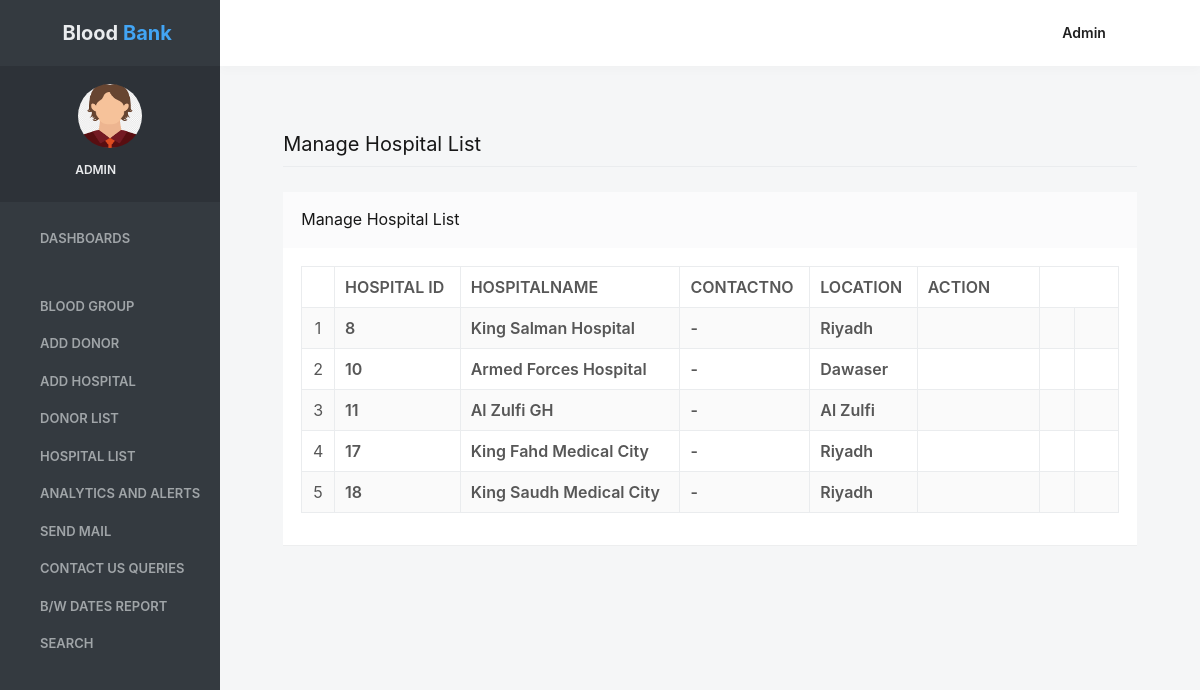
The page /hospitallist (signed in) on the database its author committed.
### bloodbank/models.py (models this page shows, shortened)
class Hospital(models.Model):
    HospitalName = models.CharField(max_length=100)
    ContactNo = models.CharField(max_length=15)
    Location = models.CharField(max_length=300, null=True)
    Aplus= models.CharField(max_length=10)
    Aminus = models.CharField(max_length=10)
    Bplus = models.CharField(max_length=10)
    Bminus = models.CharField(max_length=10)
    ABplus = models.CharField(max_length=10)
    ABminus = models.CharField(max_length=10)
    Oplus= models.CharField(max_length=10)
    Ominus = models.CharField(max_length=10)

### bloodbank/views.py (the view)
# urls.py: path('hospitallist',hospitallist, name='hospitallist'),
def hospitallist(request):
    if not request.user.is_authenticated:
        return redirect('login')
    hospital = Hospital.objects.all()
    d = {'hospital': hospital}
    return render(request, 'hospitallist.html', d)

### bloodbank/templates/hospitallist.html (shortened to what this page needs)
{% load static %}
{% block body %}
<html lang="en" class="no-focus">
    <head>
       <link rel="stylesheet" href="{% static 'adminassets/js/plugins/datatables/dataTables.bootstrap4.min.css' %}">
        <link rel="stylesheet" id="css-main" href="{% static 'adminassets/css/codebase.min.css' %}">
    </head>
    <body>
        <div id="page-container" class="sidebar-o sidebar-inverse side-scroll page-header-fixed main-content-narrow">
          {% include 'sidebar.html' %}
            {% include 'admin_nav.html' %}
            <main id="main-container">
                <div class="content">
                    <h2 class="content-heading">Manage Hospital List</h2>
                    <div class="block">
                        <div class="block-header block-header-default">
                            <h3 class="block-title">Manage Hospital List</h3>
                        </div>
                        <div class="block-content block-content-full">
                            <table class="table table-bordered table-striped table-vcenter js-dataTable-full-pagination">
                                <thead>
                                    <tr>
                                        <th class="text-center"></th>
                                        <th>Hospital ID</th>
                                        <th class="d-none d-sm-table-cell">HospitalName</th>
                                        <th class="d-none d-sm-table-cell">ContactNo</th>
                                        <th class="d-none d-sm-table-cell">Location</th>
                                        <th class="d-none d-sm-table-cell" style="width: 15%;">Action</th>
                                       </tr>
                                </thead>
                                <tbody>
 {% for i in hospital %}
                                    <tr>
                                        <td class="text-center">{{forloop.counter}}</td>
                                        <td class="font-w600">{{i.id}}</td>
                                        <td class="font-w600">{{i.HospitalName}}</td>
                                        <td class="font-w600">{{i.ContactNo}}</td>
                                        <td class="font-w600">{{i.Location}}</td>
                                         <td class="d-none d-sm-table-cell"><a href="{% url 'delete_hospital' i.id %}" onclick="return confirm('Do you really want to Delete ?');"><i class="fa fa-trash fa-delete" aria-hidden="true"></i></a></td>
                                         <td class="d-none d-sm-table-cell"><a href="{% url 'view_hospitaldetail' i.id %}"><i class="fa fa-eye" aria-hidden="true"></i></a></td>
                                         <td class="d-none d-sm-table-cell"><a href="{% url 'edit_hospital' i.id %}"><i class="fa fa-pencil fa-fw" aria-hidden="true"></i></a></td>
                                    </tr>
                                    {% endfor %}
                                </tbody>
                            </table>
                        </div>
                    </div>
                </div>
            </main>
        </div>
    </body>
</html>
{% endblock %}

### bloodbank/templates/sidebar.html (shortened to what this page needs)
{% load static %}
   <nav id="sidebar">
                <div id="sidebar-scroll">
                    <div class="sidebar-content">
                        <div class="content-header content-header-fullrow px-15">
                            <div class="content-header-section text-center align-parent sidebar-mini-hidden">
                                <div class="content-header-item">
                                    <a class="link-effect font-w700" href="{% url 'admin_home' %}">
                                        <i class="si si-fire text-primary"></i>
                                        <span class="font-size-xl text-dual-primary-dark">Blood </span><span class="font-size-xl text-primary">Bank</span>
                                    </a>
                                </div>
                            </div>
                        </div>
                        <div class="content-side content-side-full content-side-user px-10 align-parent">
                            <div class="sidebar-mini-hidden-b text-center">
                                <a class="img-link" href="be_pages_generic_profile.html">
                                    <img class="img-avatar" src="{% static 'adminassets/img/avatars/avatarboy729.png' %}" alt="">
                                </a>
                                <ul class="list-inline mt-10">
                                    <li class="list-inline-item">
                                        <a class="link-effect text-dual-primary-dark font-size-xs font-w600 text-uppercase" href="#">{{request.user.username}}</a>
                                    </li>
                                    <li class="list-inline-item">
                                        <a class="link-effect text-dual-primary-dark" href="{% url 'logout' %}">
                                            <i class="si si-logout"></i>
                                        </a>
                                    </li>
                                </ul>
                            </div>
                        </div>
                        <div class="content-side content-side-full">
                            <ul class="nav-main">
                                <li class="open">
                                    <a href="{% url 'admin_home' %}"><i class="si si-cup"></i><span class="sidebar-mini-hide">Dashboards</span></a>
                                </li>
                                <li class="nav-main-heading"><span class="sidebar-mini-visible">UI</span></li>
                                <li>
                                    <a class="nav-submenu" data-toggle="nav-submenu"><i class="si si-puzzle"></i>Blood Group</a>
                                </li>
                               <li>
                                    <a  href="{% url 'add_donor' %}"><i class="fa fa-edit"></i><span class="sidebar-mini-hide">Add Donor</span></a>
                                </li>
                                <li>
                                    <a  href="{% url 'add_hospital' %}"><i class="fa fa-edit"></i><span class="sidebar-mini-hide">Add Hospital</span></a>
                                </li>
                                <li>
                                    <a  href="{% url 'donorlist' %}"><i class="fa fa-users"></i><span class="sidebar-mini-hide">Donor List</span></a>
                                </li>
                                <li>
                                    <a  href="{% url 'hospitallist' %}"><i class="fa fa-users"></i><span class="sidebar-mini-hide">Hospital List</span></a>
                                </li>
                                  <li>
                                    <a  href="{% url 'graphData' %}"><i class="fa fa-users"></i><span class="sidebar-mini-hide">Analytics and Alerts</span></a>
                                </li>
                                 <li>
                                    <a  href="{% url 'sendmail' %}"><i class="fa fa-users"></i><span class="sidebar-mini-hide">Send Mail</span></a>
                                </li>
                                <li>
                                    <a class="nav-submenu" data-toggle="nav-submenu" href="#"><i class="si si-user"></i><span class="sidebar-mini-hide">Contact Us Queries</span></a>
                                </li>
                                <li>
                                    <a  href="{% url 'betweendate_report' %}"><i class="si si-vector"></i><span class="sidebar-mini-hide">B/w Dates Report</span></a>
                                </li>
                                <li>
                                    <a class="nav-submenu" data-toggle="nav-submenu" href="#"><i class="si si-trophy"></i><span class="sidebar-mini-hide">Search</span></a>
                                </li>
                            </ul>
                        </div>
                    </div>
                </div>
            </nav>

### bloodbank/templates/admin_nav.html (shortened to what this page needs)
{% load static %}
            <header id="page-header">
                <div class="content-header">
                    <div class="content-header-section">
                        <button type="button" class="btn btn-circle btn-dual-secondary" data-toggle="layout" data-action="sidebar_toggle">
                            <i class="fa fa-navicon"></i>
                        </button>
                        <div class="btn-group" role="group">
                            <button type="button" class="btn btn-circle btn-dual-secondary" id="page-header-options-dropdown" data-toggle="dropdown" aria-haspopup="true" aria-expanded="false">
                                <i class="fa fa-wrench"></i>
                            </button>
                        </div>
                        <div class="btn-group" role="group">
                            <button type="button" class="btn btn-circle btn-dual-secondary" id="page-header-themes-dropdown" data-toggle="dropdown" aria-haspopup="true" aria-expanded="false">
                                <i class="fa fa-paint-brush"></i>
                            </button>
                        </div>
                    </div>
                    <div class="content-header-section">
                        <div class="btn-group" role="group">
                            <button type="button" class="btn btn-rounded btn-dual-secondary text-capitalize" id="page-header-user-dropdown" data-toggle="dropdown" aria-haspopup="true" aria-expanded="false">
                                {{request.user.username}}<i class="fa fa-angle-down ml-5"></i>
                            </button>
                        </div>
                    </div>
                </div>
            </header>

### rows shown on the page
Hospital: id "8", HospitalName "King Salman Hospital", ContactNo "-", Location "Riyadh"
Hospital: id "10", HospitalName "Armed Forces Hospital", ContactNo "-", Location "Dawaser"
Hospital: id "11", HospitalName "Al Zulfi GH", ContactNo "-", Location "Al Zulfi"
Hospital: id "17", HospitalName "King Fahd Medical City", ContactNo "-", Location "Riyadh"
Hospital: id "18", HospitalName "King Saudh Medical City", ContactNo "-", Location "Riyadh"

### other values the page prints
{{ request.user.username }} "ADMIN"
{{ request.user.username }} "Admin"
